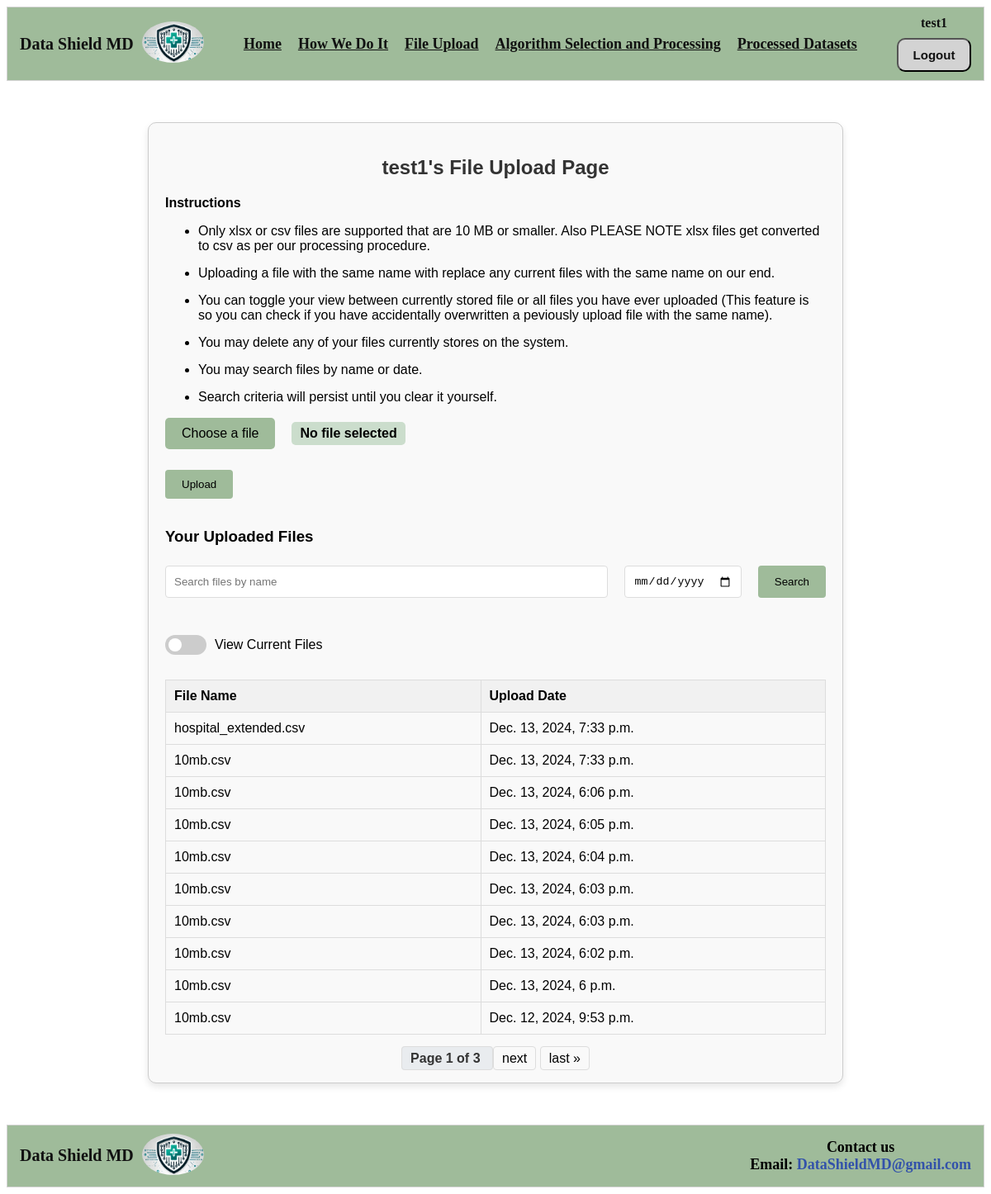
/upload/ (signed in), run on an earlier commit of the app's database.
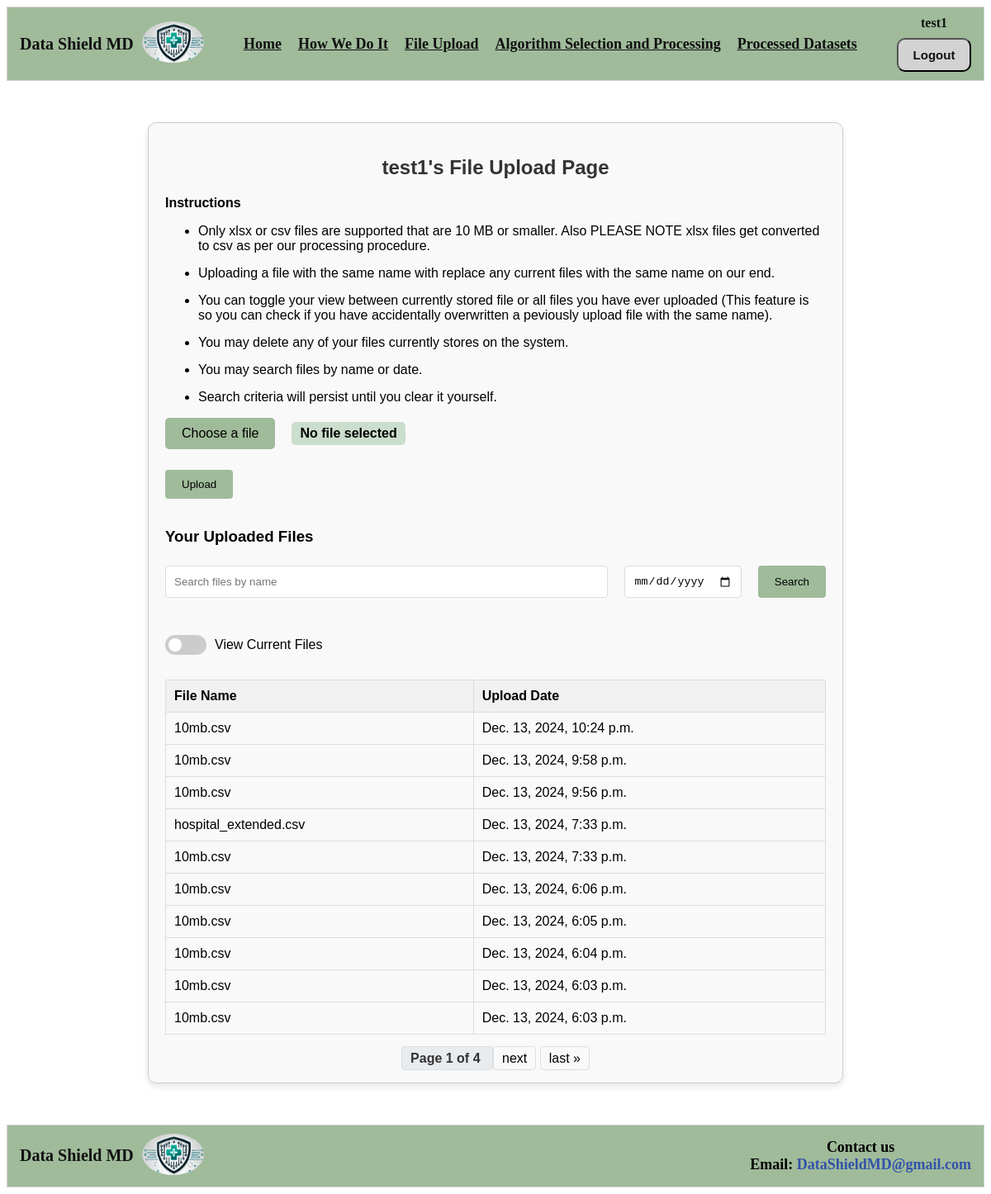
And on a later commit of the database.
### DataShieldMDApp/models.py (models this page shows, shortened)
class Dataset(models.Model):
    user = models.ForeignKey(User, on_delete=models.CASCADE)  # Links to the auth_user table
    filename = models.CharField(max_length=255)  # Original file name
    upload_date = models.DateTimeField(auto_now_add=True)  # Timestamp of upload
    file_path = models.CharField(max_length=255)  # Path to the uploaded file

### DataShieldMDApp/views.py (the view, shortened to what this page needs)
# urls.py: path('upload/', views.upload_file, name='upload_file'),
@login_required
def upload_file(request):
    form = FileUploadForm()
    if request.method == 'POST':
        if 'file' in request.FILES:
            form = FileUploadForm(request.POST, request.FILES)
            if form.is_valid():
                file = form.cleaned_data['file']
                user_dir = os.path.join(settings.MEDIA_ROOT, request.user.username, 'uploads')
                os.makedirs(user_dir, exist_ok=True)
                saved_filename = handle_uploaded_file(file, user_dir)
                Dataset.objects.create(
                    user=request.user,
                    filename=saved_filename,
                    file_path=os.path.join(user_dir, saved_filename)
                )
                messages.success(request, f"{file} was successfully uploaded!")
                return redirect('upload_file')  # Refresh the page
            else:
                messages.error(request, "Something went wrong uploading your file. Please try again.")
        elif 'delete_file' in request.POST:
            file_to_delete = request.POST.get('delete_file')
            user_dir = os.path.join(settings.MEDIA_ROOT, request.user.username, 'uploads')
            file_path = os.path.join(user_dir, file_to_delete)
            if os.path.exists(file_path):
                os.remove(file_path)
                messages.success(request, f"Your file was successfully deleted!")
            return redirect('upload_file')
            messages.error(request, "No file was selected for upload. Please try again.")
    else:
        form = FileUploadForm()
    search_query = request.GET.get('search', '')
    search_date = request.GET.get('search_date', '')
    view_mode = request.GET.get('view_mode', '')
    uploaded_files = Dataset.objects.filter(user=request.user).order_by('-upload_date')
    if search_query:
        uploaded_files = uploaded_files.filter(filename__icontains=search_query)
    if search_date:
        try:
            search_date_obj = datetime.strptime(search_date, '%Y-%m-%d')
            uploaded_files = uploaded_files.filter(upload_date__date=search_date_obj.date())
        except ValueError:
            pass
    paginator = Paginator(uploaded_files, 10)
    page_number = request.GET.get('page')
    page_obj = paginator.get_page(page_number)
    return render(request, 'file_upload.html', {
        'form': form,
        'page_obj': page_obj,
        'search_query': search_query,
        'search_date': search_date,
        'view_mode': view_mode,
    })

### DataShieldMDApp/forms.py (shortened to what this page needs)
class FileUploadForm(forms.Form):
    file = forms.FileField(required=True,label="Select a file")
    MAX_FILE_SIZE = 10 * 1024 * 1024
    """
    Simple custom validation for uploaded file type and size constraints.
    """

### DataShieldMDApp/templates/file_upload.html (shortened to what this page needs)
{% extends 'partials/base.html' %}
{% block content %}
<div class="file-upload-container">
    <h2>{{ user.username }}'s File Upload Page</h2>
    <p><b>Instructions</b></p>
    <ul>
        <li>Only xlsx or csv files are supported that are 10 MB or smaller. Also PLEASE NOTE xlsx files get converted to csv as per our processing procedure.</li>
        <li>Uploading a file with the same name with replace any current files with the same name on our end.</li>
        <li>You can toggle your view between currently stored file or all files you have ever uploaded (This feature is so you can check if you have accidentally overwritten a peviously upload file with the same name).</li>
        <li>You may delete any of your files currently stores on the system.</li>
        <li>You may search files by name or date.</li>
        <li>Search criteria will persist until you clear it yourself.</li>
    </ul>
    <form method="post" enctype="multipart/form-data">
        <div class="file-upload">
            <label for="file-input" class="file-label">Choose a file</label>
            <span id="file-name">No file selected</span>
        </div>
        <button type="submit" class="btn">Upload</button>
    </form>
    <h3>Your Uploaded Files</h3>
    <form method="get" class="search-form">
        <div class="search-row">
            <input type="text" name="search" placeholder="Search files by name" value="{{ request.GET.search }}">
            <input type="date" name="search_date" placeholder="Search by date" value="{{ request.GET.search_date }}">
            <button type="submit" class="btn">Search</button>
        </div>
        <div class="toggle-switch">
            <label class="switch">
                <span class="slider"></span>
            </label>
            <span>View Current Files</span>
        </div>
    </form>
    <table>
        <thead>
            <tr>
                <th>File Name</th>
                <th>Upload Date</th>
            </tr>
        </thead>
        <tbody>
            {% for file in page_obj.object_list %}
            <tr>
                <td>{{ file.filename }}</td>
                <td>{{ file.upload_date }}</td>
            </tr>
            {% empty %}
            <tr>
                <td colspan="{% if view_mode == 'current' %}3{% else %}2{% endif %}" class="empty">No files found</td>
            </tr>
            {% endfor %}
        </tbody>
    </table>
    <div class="pagination">
        <span class="step-links">
            <span class="current">
                Page {{ page_obj.number }} of {{ page_obj.paginator.num_pages }}
            </span>
            {% if page_obj.has_next %}
                <a href="?page={{ page_obj.next_page_number }}{% if search_query %}&search={{ search_query }}{% endif %}">next</a>
                <a href="?page={{ page_obj.paginator.num_pages }}{% if search_query %}&search={{ search_query }}{% endif %}">last &raquo;</a>
            {% endif %}
        </span>
    </div>
</div>
{% endblock %}

### DataShieldMDApp/templates/partials/base.html (shortened to what this page needs)
<!DOCTYPE html>
<html lang="en">
  <head>
    {% load static %}
    <link
      rel="stylesheet"
      href="{% static 'css/style.css' %}"
    />
  </head>
  <body>
    {% include "partials/header.html" %}
    <main>
       {% block content %}
       {% endblock %}
    </main>
    {% include "partials/footer.html" %}
  </body>
</html>

### DataShieldMDApp/templates/partials/header.html
{% load static %}
<nav class="navbar-header">
    <div class="logo-section">
        <span>Data Shield MD</span>
        <div class="logo">
            <a href="{% url 'home' %}">
                <img src="{% static 'img/DataShieldMDlogo.jpg' %}" alt="Data Shield MD Logo">
            </a>
        </div>
    </div>
    <div class="center-section">
        {% if user.is_authenticated %}
            <ul>
                <li><a href="{% url 'home' %}">Home</a></li>
                <li><a href="{% url 'how_we_do_it' %}">How We Do It</a></li>
                <li><a href="{% url 'upload_file' %}">File Upload</a></li>
                <li><a href="{% url 'algorithm_selection' %}">Algorithm Selection and Processing</a></li>
                <li><a href="{% url 'processed_datasets' %}">Processed Datasets</a></li>
            </ul>
        {% else %}
            <ul>
                <li><a href="{% url 'home' %}">Home</a></li>
                <li><a href="{% url 'how_we_do_it' %}">How We Do It</a></li>
            </ul>
        {% endif %}
    </div>
    <div class="auth-section">
        {% if user.is_authenticated %}
            <div class="user-info">
                <span class="username">{{ user.username }}</span>
                <button class="auth-btn"><a href="{% url 'logout' %}">Logout</a></button>
            </div>
        {% else %}
            <button class="auth-btn"><a href="{% url 'login' %}">Login</a></button>
            <button class="auth-btn"><a href="{% url 'register' %}">Register</a></button>
        {% endif %}
    </div>
</nav>

### DataShieldMDApp/templates/partials/footer.html
{% load static %}
<nav class="navbar-footer">
    <div class="navdiv">
        <div class="logo-section">
            <span>Data Shield MD</span>
            <div class="logo">
                <a href="{% url 'home' %}">
                    <img src="{% static 'img/DataShieldMDlogo.jpg' %}" alt="Data Shield MD Logo">
                </a>
            </div>
        </div>
        <div class="contact-info">
            <p class="contact-us">Contact us</p>
            <p>Email: <a href="mailto:DataShieldMD@gmail.com">DataShieldMD@gmail.com</a></p>
        </div>
    </div>
 </nav>

What changed in the data, as far as the page shows it:
no longer on this page (row unchanged): Dataset: filename "10mb.csv", upload_date "Dec. 13, 2024, 6:02 p.m."
no longer on this page (row unchanged): Dataset: filename "10mb.csv", upload_date "Dec. 13, 2024, 6 p.m."
no longer on this page (row unchanged): Dataset: filename "10mb.csv", upload_date "Dec. 12, 2024, 9:53 p.m."
added Dataset: filename "10mb.csv", upload_date "Dec. 13, 2024, 10:24 p.m."
added Dataset: filename "10mb.csv", upload_date "Dec. 13, 2024, 9:58 p.m."
added Dataset: filename "10mb.csv", upload_date "Dec. 13, 2024, 9:56 p.m."
Also different on the page:
{{ page_obj.paginator.num_pages }}: "3" → "4"
